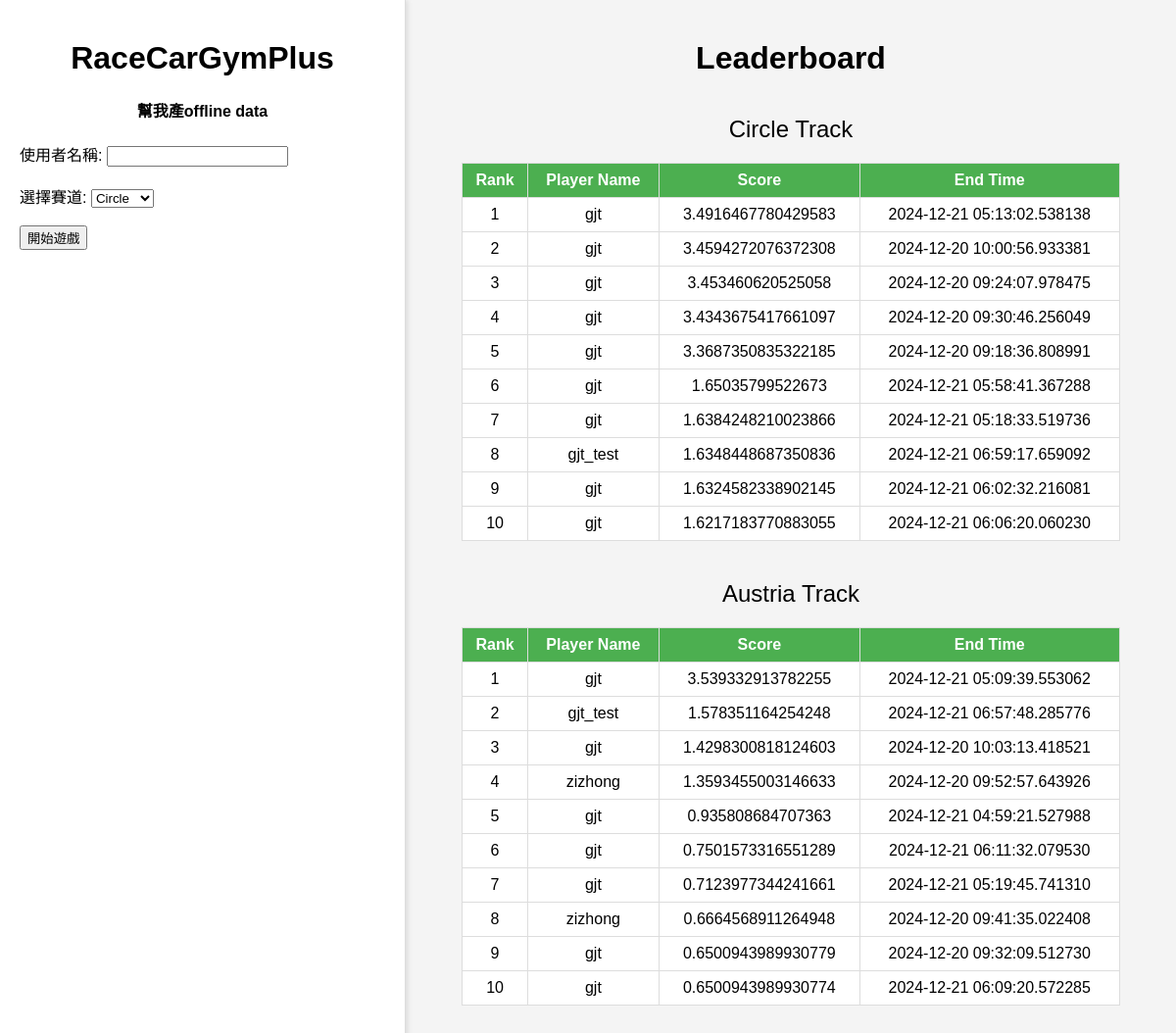
The page / on the database its author committed.
### tables this page shows
CREATE TABLE plays (
        id INTEGER PRIMARY KEY AUTOINCREMENT,
        user_name TEXT,
        track TEXT,
        start_time DATETIME,
        end_time DATETIME,
        score INTEGER,
        finished BOOLEAN
    );

### app.py (the view)
@app.route('/')
def index():
    conn = get_db_connection()
    circle_leaderboard = conn.execute(
        'SELECT user_name, score, end_time FROM plays WHERE track="circle" ORDER BY score DESC LIMIT 10'
    ).fetchall()
    austria_leaderboard = conn.execute(
        'SELECT user_name, score, end_time FROM plays WHERE track="austria" ORDER BY score DESC LIMIT 10'
    ).fetchall()
    conn.close()
    circle_leaderboard = [dict(row) for row in circle_leaderboard]
    austria_leaderboard = [dict(row) for row in austria_leaderboard]
    user_name = request.args.get('user_name', '')
    return render_template(
        'index.html',
        circle_leaderboard=circle_leaderboard,
        austria_leaderboard=austria_leaderboard,
        highlight_user=user_name
    )

### app.py (called while the page is built)
def get_db_connection():
    conn = sqlite3.connect(DATABASE)
    conn.row_factory = sqlite3.Row
    return conn

### templates/index.html (shortened to what this page needs)
<!DOCTYPE html>
<html lang="en">
<head>
</head>
<body>
    <div class="container">
        <div class="left-panel">
            <h1>RaceCarGymPlus</h1>
            <h4>幫我產offline data</h4>
            <form action="/start_game" method="POST">
                <label>使用者名稱: <input type="text" name="username" value="{{ highlight_user }}" required></label><br><br>
                <label>選擇賽道:
                    <select name="track">
                        <option value="circle">Circle</option>
                    </select>
                </label><br><br>
                <button type="submit">開始遊戲</button>
            </form>
        </div>
        <div class="right-panel">
            <h1>Leaderboard</h1>
            <div class="track-title">Circle Track</div>
            <table>
                <thead>
                    <tr>
                        <th>Rank</th>
                        <th>Player Name</th>
                        <th>Score</th>
                        <th>End Time</th>
                    </tr>
                </thead>
                <tbody>
                    {% for row in circle_leaderboard %}
                    <tr class="{% if row['user_name'] == highlight_user %}highlight{% endif %}">
                        <td>{{ loop.index }}</td>
                        <td>{{ row['user_name'] }}</td>
                        <td>{{ row['score'] }}</td>
                        <td>{{ row['end_time'] }}</td>
                    </tr>
                    {% endfor %}
                </tbody>
            </table>
            <div class="track-title">Austria Track</div>
            <table>
                <thead>
                    <tr>
                        <th>Rank</th>
                        <th>Player Name</th>
                        <th>Score</th>
                        <th>End Time</th>
                    </tr>
                </thead>
                <tbody>
                    {% for row in austria_leaderboard %}
                    <tr class="{% if row['user_name'] == highlight_user %}highlight{% endif %}">
                        <td>{{ loop.index }}</td>
                        <td>{{ row['user_name'] }}</td>
                        <td>{{ row['score'] }}</td>
                        <td>{{ row['end_time'] }}</td>
                    </tr>
                    {% endfor %}
                </tbody>
            </table>
        </div>
    </div>
</body>
</html>

### templates/index.html (style rules this page uses)
body { font-family: Arial, sans-serif; background-color: #f4f4f4; margin: 0; padding: 0; display: flex; flex-direction: row; }
.container { display: flex; width: 100%; }
.left-panel { flex: 1; background-color: #ffffff; padding: 20px; border-right: 1px solid #ddd; box-shadow: 2px 0 5px rgba(0, 0, 0, 0.1); }
.right-panel { flex: 2; padding: 20px; }
h1 { text-align: center; }
h4 { text-align: center; }
table { margin: 20px auto; border-collapse: collapse; width: 90%; background-color: #fff; }
th, td { border: 1px solid #ddd; padding: 8px; text-align: center; }
th { background-color: #4CAF50; color: white; }
.track-title { margin-top: 40px; font-size: 24px; text-align: center; }

### rows shown on the page
plays: user_name "gjt", score "3.4916467780429583", end_time "2024-12-21 05:13:02.538138"
plays: user_name "gjt", score "3.4594272076372308", end_time "2024-12-20 10:00:56.933381"
plays: user_name "gjt", score "3.453460620525058", end_time "2024-12-20 09:24:07.978475"
plays: user_name "gjt", score "3.4343675417661097", end_time "2024-12-20 09:30:46.256049"
plays: user_name "gjt", score "3.3687350835322185", end_time "2024-12-20 09:18:36.808991"
plays: user_name "gjt", score "1.65035799522673", end_time "2024-12-21 05:58:41.367288"
plays: user_name "gjt", score "1.6384248210023866", end_time "2024-12-21 05:18:33.519736"
plays: user_name "gjt_test", score "1.6348448687350836", end_time "2024-12-21 06:59:17.659092"
plays: user_name "gjt", score "1.6324582338902145", end_time "2024-12-21 06:02:32.216081"
plays: user_name "gjt", score "1.6217183770883055", end_time "2024-12-21 06:06:20.060230"
plays: user_name "gjt", score "3.539332913782255", end_time "2024-12-21 05:09:39.553062"
plays: user_name "gjt_test", score "1.578351164254248", end_time "2024-12-21 06:57:48.285776"
plays: user_name "gjt", score "1.4298300818124603", end_time "2024-12-20 10:03:13.418521"
plays: user_name "zizhong", score "1.3593455003146633", end_time "2024-12-20 09:52:57.643926"
plays: user_name "gjt", score "0.935808684707363", end_time "2024-12-21 04:59:21.527988"
plays: user_name "gjt", score "0.7501573316551289", end_time "2024-12-21 06:11:32.079530"
plays: user_name "gjt", score "0.7123977344241661", end_time "2024-12-21 05:19:45.741310"
plays: user_name "zizhong", score "0.6664568911264948", end_time "2024-12-20 09:41:35.022408"
plays: user_name "gjt", score "0.6500943989930779", end_time "2024-12-20 09:32:09.512730"
plays: user_name "gjt", score "0.6500943989930774", end_time "2024-12-21 06:09:20.572285"
